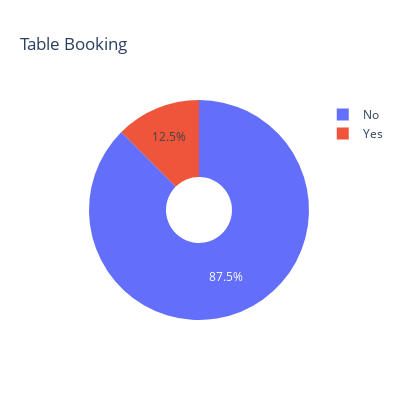

The notebook cell saved with this chart:
### Markdown cell above
### Table Booking

* Almost 90 percent of restaurants do not provide table booking facility.

### Code cell
piechart('book_table', 'Table Booking', 400, 400)

### Figure 1 — Plotly figure (JSON) as saved in the notebook; plotly's stock layout.template omitted (floating-point values rounded to 4 significant figures)
{"data": [{"hole": 0.3, "labels": ["No", "Yes"], "type": "pie", "values": [45268, 6449]}], "layout": {"height": 400, "title": {"text": "Table Booking"}, "width": 400}}
